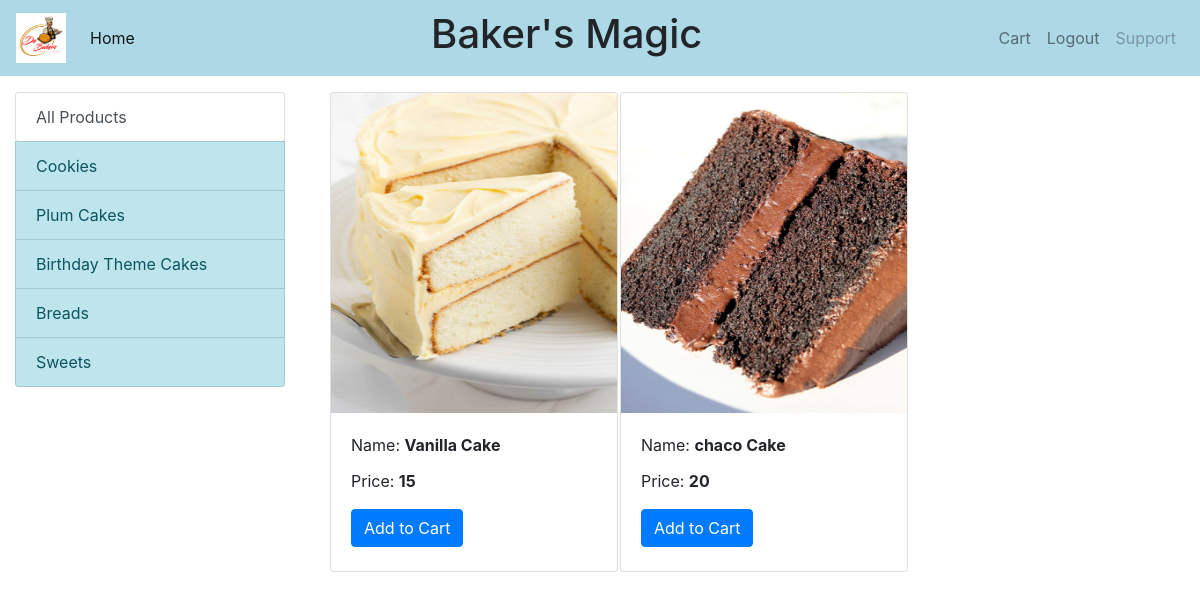
The app's page /homepage/ron/2 with its own data.
### BakersApp/models.py (models this page shows, shortened)
class CategoryModel(models.Model):
    category=models.CharField(max_length=50)

class ItemsModel(models.Model):
    itemName=models.CharField(max_length=40)
    price=models.IntegerField()
    category=models.ForeignKey(CategoryModel,on_delete=models.CASCADE)
    img=models.ImageField(upload_to='static/images/')

### BakersApp/views.py (the view)
# urls.py: path('homepage/<slug:slug>/<int:cid>',views.homepage_view,name='homepage'),
def homepage_view(request,slug,cid):
    obj=UserModel.objects.get(slug=slug)
    list_of_categories=CategoryModel.objects.all()
    if cid==0:
        all_products=ItemsModel.objects.all()
    else:
        cat=CategoryModel.objects.get(id=int(cid))
        all_products=ItemsModel.objects.filter(category=cat)
    return render(request,'BakersApp/homepage.html',{'obj':obj,'categories':list_of_categories,'all':all_products})

### templates/BakersApp/homepage.html (shortened to what this page needs)
{% load static %}
<html lang="en">
<head>
     <link rel="stylesheet" href="{% static 'css/homepage.css' %}">
    <link rel="stylesheet" href="https://maxcdn.bootstrapcdn.com/bootstrap/4.0.0/css/bootstrap.min.css"
>
</head>
<body>
    <nav class="navbar navbar-expand-lg navbar-light" style="background-color: lightblue;">
        <a class="navbar-brand" href="/homepage/{{obj.slug}}/{{0}}"><img src="{% static "images/logo.png" %}"  width="50" height="50" alt="TodoList"></a>
        <div class="collapse navbar-collapse" id="navbarTogglerDemo02">
          <ul class="navbar-nav mr-auto mt-2 mt-lg-0">
            <li class="nav-item active">
              <a class="nav-link" href="/homepage/{{obj.slug}}/{{0}}">Home <span class="sr-only">(current)</span></a>
            </li>
          </ul>
          <ul class="navbar-nav mx-auto mt-2 mt-lg-0">
            <li class="nav-item active">
              <h1>Baker's Magic </h1>
            </li>
          </ul>
          <ul class="navbar-nav ml-auto mt-2 mt-lg-0">
            <li class="nav-item">
                <a class="nav-link" href="/cart/{{obj.slug}}/">Cart</a>
              </li>
            <li class="nav-item">
              <a class="nav-link" href="/">Logout</a>
            </li>
            <li class="nav-item">
              <a class="nav-link disabled">Support</a>
            </li>
          </ul>
        </div>
      </nav>
    {% block body_block %}
    <div class="container-fluid mt-3">
        <div class="row">
            <div class="col-lg-3 mx-auto">
                <div class="list-group">
                    <a href="/homepage/{{obj.slug}}/{{0}}" class="list-group-item list-group-item-action btn btn-outline-success">All Products</a>
                    {% for category in categories %}
                        <a href="/homepage/{{obj.slug}}/{{category.id}}" class="list-group-item list-group-item-action list-group-item-info">{{category.category}}</a>
                    {% endfor %}
                </div>
            </div>
            <div id='products' class="col-lg-9 mx-auto">
                <div class="row mx-auto">
                    {% for product in all %}
                        <div class="col-lg-4 mb-3">
                            <div class="card" style="width: 18rem; height: 30rem;">
                                <img class="card-img-top" src="{{product.img.url}}" alt="Card image cap" style="width:100%; height:20rem;">
                                <div class="card-body">
                                    <p class="card-title">Name: <b>{{product.itemName}}</b></p>
                                    <p class="card-text">Price: <b>{{product.price}}</b></p>
                                    <a href="#" class="btn btn-primary">Add to Cart</a>
                                </div>
                            </div>
                        </div>
                    {% endfor %}
                </div>
            </div>
        </div>
    </div>
    {% endblock %}
</body>
</html>

### records on screen
CategoryModel: category "Cookies"
CategoryModel: category "Plum Cakes"
CategoryModel: category "Birthday Theme Cakes"
CategoryModel: category "Breads"
CategoryModel: category "Sweets"
ItemsModel: img (picture), itemName "Vanilla Cake", price "15"
ItemsModel: img (picture), itemName "chaco Cake", price "20"
